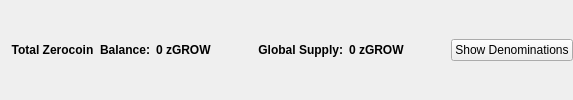
                       <widget class="QFrame" name="balanceSupplyFrame">
                        <layout class="QHBoxLayout" name="horizontalLayout_2" stretch="0,0,0,1,0">
                         <property name="rightMargin">
                          <number>0</number>
                         </property>
                         <item>
                          <layout class="QHBoxLayout" name="horizontalLayout_34">
                           <item>
                            <widget class="QLabel" name="labelzAvailableText_3">
                             <property name="font">
                              <font>
                               <weight>75</weight>
                               <bold>true</bold>
                              </font>
                             </property>
                             <property name="toolTip">
                              <string>Total Balance including unconfirmed and immature zGROW</string>
                             </property>
                             <property name="text">
                              <string>Total Zerocoin  Balance:</string>
                             </property>
                             <property name="alignment">
                              <set>Qt::AlignRight|Qt::AlignTrailing|Qt::AlignVCenter</set>
                             </property>
                            </widget>
                           </item>
                           <item>
                            <widget class="QLabel" name="labelzAvailableAmount_4">
                             <property name="minimumSize">
                              <size>
                               <width>40</width>
                               <height>0</height>
                              </size>
                             </property>
                             <property name="font">
                              <font>
                               <weight>75</weight>
                               <bold>true</bold>
                              </font>
                             </property>
                             <property name="toolTip">
                              <string>Total Balance including unconfirmed and immature zGROW</string>
                             </property>
                             <property name="text">
                              <string>0 zGROW</string>
                             </property>
                             <property name="alignment">
                              <set>Qt::AlignLeading|Qt::AlignLeft|Qt::AlignVCenter</set>
                             </property>
                            </widget>
                           </item>
                          </layout>
                         </item>
                         <item>
                          <spacer name="horizontalSpacer_32">
                           <property name="orientation">
                            <enum>Qt::Horizontal</enum>
                           </property>
                           <property name="sizeHint" stdset="0">
                            <size>
                             <width>40</width>
                             <height>20</height>
                            </size>
                           </property>
                          </spacer>
                         </item>
                         <item>
                          <layout class="QHBoxLayout" name="horizontalLayout_35">
                           <item>
                            <widget class="QLabel" name="labelZsupplyText_2">
                             <property name="font">
                              <font>
                               <weight>75</weight>
                               <bold>true</bold>
                              </font>
                             </property>
                             <property name="text">
                              <string>Global Supply:</string>
                             </property>
                             <property name="alignment">
                              <set>Qt::AlignRight|Qt::AlignTrailing|Qt::AlignVCenter</set>
                             </property>
                            </widget>
                           </item>
                           <item>
                            <widget class="QLabel" name="labelZsupplyAmount_2">
                             <property name="font">
                              <font>
                               <weight>75</weight>
                               <bold>true</bold>
                              </font>
                             </property>
                             <property name="text">
                              <string>0 zGROW</string>
                             </property>
                            </widget>
                           </item>
                          </layout>
                         </item>
                         <item>
                          <spacer name="horizontalSpacer_31">
                           <property name="orientation">
                            <enum>Qt::Horizontal</enum>
                           </property>
                           <property name="sizeHint" stdset="0">
                            <size>
                             <width>40</width>
                             <height>20</height>
                            </size>
                           </property>
                          </spacer>
                         </item>
                         <item>
                          <widget class="QPushButton" name="pushButtonShowDenoms">
                           <property name="toolTip">
                            <string>Show zGROW denominations list</string>
                           </property>
                           <property name="text">
                            <string>Show Denominations</string>
                           </property>
                          </widget>
                         </item>
                        </layout>
                       </widget>
